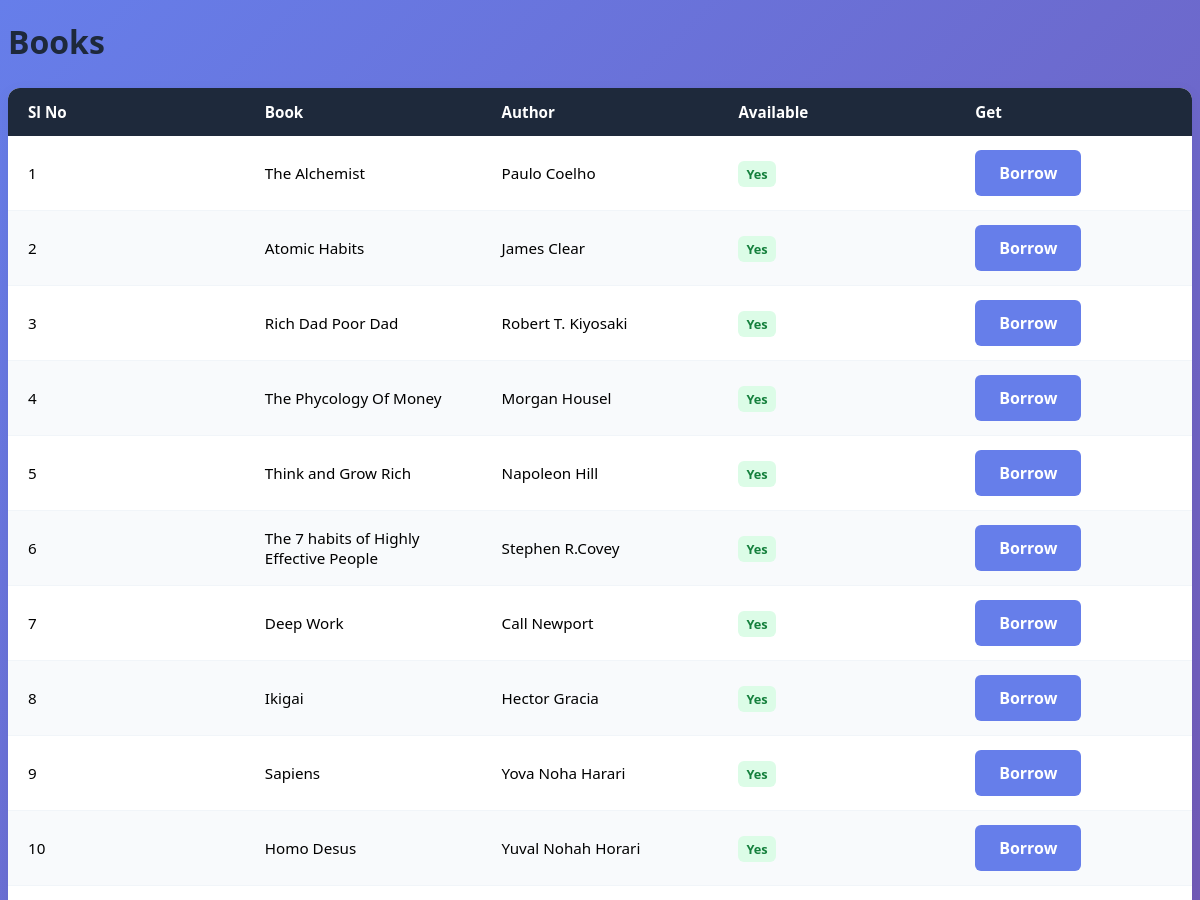
Page /dashboard/ (signed in, upper part) on the earlier database version.
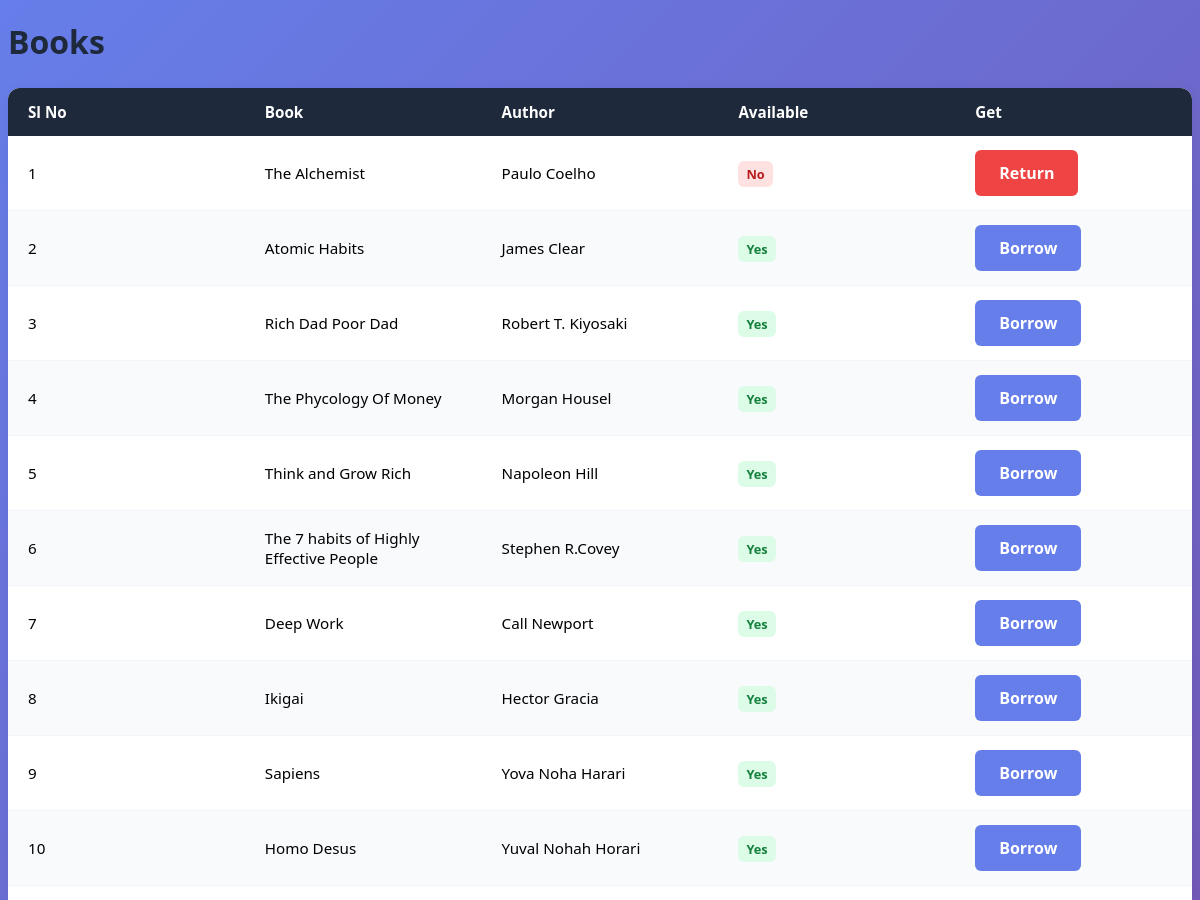
Same page on the later database version.
### lsm/models.py (models this page shows)
class Book(models.Model):
    B_id=models.IntegerField(primary_key=True)
    Name=models.CharField(max_length=100)
    author=models.CharField()
    pages=models.IntegerField()
    status=models.BooleanField(default=True)

### lsm/views.py (the view)
# urls.py: path("dashboard/",views.DashBoard,name="DashBoard"),
@login_required
def DashBoard(request):
    book_data=Book.objects.all()
    context={"bd":book_data}
    return render(request,"dashboard.html",context)

### lsm/templates/dashboard.html (shortened to what this page needs)
{% load static %}
<!DOCTYPE html>
<html lang="en">
<head>
    <link rel="stylesheet" href="{% static 'dashboard.css' %}">
</head>
<body>
    <h1>Books</h1>
    <div class="table-container">
        <table class="styled-table">
            <thead>
                <tr>
                    <th>Sl No</th>
                    <th>Book</th>
                    <th>Author</th>
                    <th>Available</th>
                    <th>Get</th>
                </tr>
            </thead>
            <tbody>
                {% for book in bd %}
                <tr>
                    <td>{{ book.B_id }}</td>
                    <td>{{ book.Name }}</td>
                    <td>{{ book.author }}</td>
                    <td>
                        {% if book.status %}
                            <span class="status badge-active">Yes</span>
                        {% else %}
                            <span class="status badge-pending">No</span>
                        {% endif %}
                    </td>
                    <td>
                        {% if book.status %}
                            <a class="btn" href="{% url 'borrow_page' book.B_id %}">Borrow</a>
                        {% else %}
                            <a class="btn1" href="{% url 'returnBook' book.B_id %}">Return</a>
                        {% endif %}
                    </td>
                </tr>
                {% endfor %}
            </tbody>
        </table>
        </div>
</body>
</html>

### lsm/static/dashboard.css (style rules this page uses)
body { background: linear-gradient(135deg, #667eea 0%, #764ba2 100%); font-family: 'Segoe UI', Tahoma, Geneva, Verdana, sans-serif; }
h1 { font-family: 'Segoe UI', Tahoma, Geneva, Verdana, sans-serif; margin-top: 20px; color: #1e293b; }
.table-container { max-width: 100%; overflow-x: auto; margin: 25px 0; border-radius: 12px; box-shadow: 0 4px 16px rgba(0, 0, 0, 0.05); }
.styled-table { width: 100%; border-collapse: collapse; table-layout: fixed; font-family: 'Segoe UI', Tahoma, Geneva, Verdana, sans-serif; font-size: 0.95rem; background-color: #ffffff; }
.styled-table thead tr { background-color: #1e293b; color: #ffffff; text-align: left; }
.styled-table th, .styled-table td { padding: 14px 20px; }
.styled-table tbody tr { border-bottom: 1px solid #f1f5f9; transition: background-color 0.2s ease; }
.styled-table tbody tr:nth-of-type(even) { background-color: #f8fafc; }
.status { padding: 4px 8px; border-radius: 6px; font-size: 0.8rem; font-weight: 600; }
.badge-active { background-color: #dcfce7; color: #15803d; }
.badge-pending { background-color: #fee2e2; color: #b91c1c; }
.btn { display: inline-block; padding: 12px 24px; background-color: #667eea; color: white; border: none; border-radius: 6px; font-size: 16px; font-weight: bold; cursor: pointer; transition: background-color 0.2s ease; text-decoration: none; }
.btn1 { display: inline-block; padding: 12px 24px; background-color: #ef4444; color: white; border: none; border-radius: 6px; font-size: 16px; font-weight: bold; text-decoration: none; transition: background-color 0.2s ease; }

Differences in the rows shown:
changed Book "The Alchemist": status "Yes Borrow" → "No Return"
